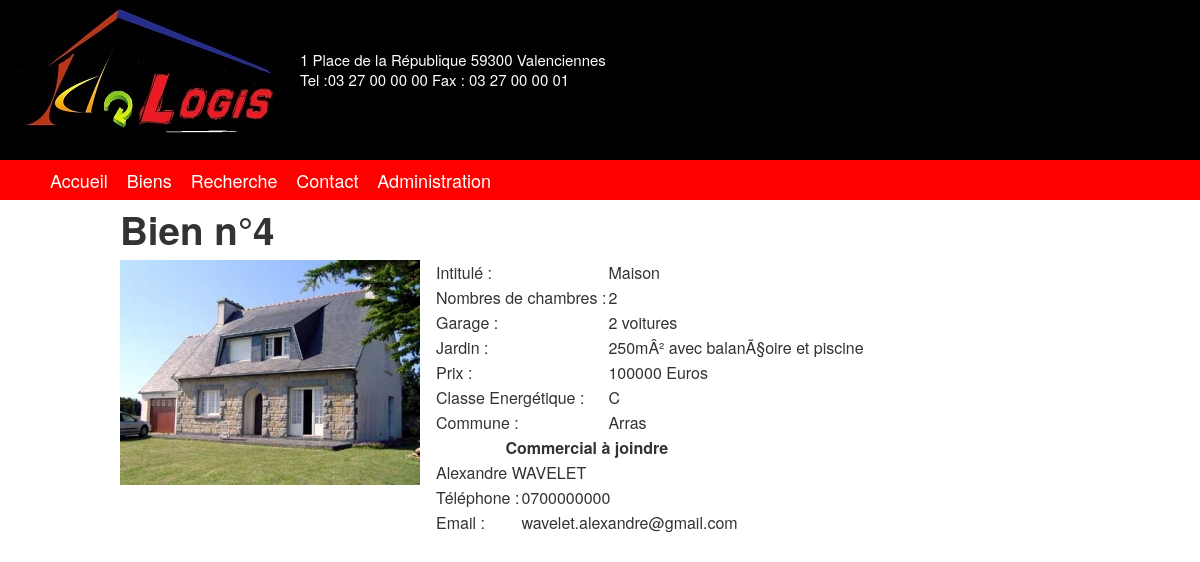
Screenshot of /cBien.php?action=detail&idBien=4 with the database file from the repository.
### tables this page shows
CREATE TABLE IF NOT EXISTS `bien` (
  `IdBien` int(11) NOT NULL AUTO_INCREMENT,
  `IntituleBien` varchar(255) NOT NULL,
  `NbChambresBien` int(11) NOT NULL,
  `GarageBien` varchar(255) NOT NULL,
  `JardinBien` varchar(255) NOT NULL,
  `PrixBien` int(11) NOT NULL,
  `EnergieBien` varchar(255) NOT NULL,
  `photoBien` varchar(100) NOT NULL DEFAULT 'defaut.jpg',
  `CommuneBien` int(11) NOT NULL,
  PRIMARY KEY (`IdBien`),
  KEY `CommuneBien` (`CommuneBien`)
);

CREATE TABLE IF NOT EXISTS `commune` (
  `IdCommune` int(11) NOT NULL AUTO_INCREMENT,
  `CodePostalCommune` varchar(5) NOT NULL,
  `NomCommune` varchar(50) NOT NULL,
  `SecteurCommune` int(11) NOT NULL,
  PRIMARY KEY (`IdCommune`),
  KEY `SecteurCommune` (`SecteurCommune`)
);

CREATE TABLE IF NOT EXISTS `commercial` (
  `IdCommercial` int(11) NOT NULL AUTO_INCREMENT,
  `NomCommercial` varchar(50) NOT NULL,
  `PrenomCommercial` varchar(50) NOT NULL,
  `TelCommercial` varchar(50) NOT NULL,
  `MailCommercial` varchar(50) NOT NULL,
  `SecteurCommercial` int(11) NOT NULL,
  PRIMARY KEY (`IdCommercial`),
  KEY `SecteurCommercial` (`SecteurCommercial`)
);

### modeles/fonctions_public.php (called while the page is built, shortened)
<?php
function getLesInfosDuBien($id){
	$req = 'SELECT * FROM Bien, Commune, Secteur, Commercial WHERE Bien.CommuneBien = Commune.IdCommune AND Commune.SecteurCommune = Secteur.idSecteur AND Secteur.idSecteur = Commercial.SecteurCommercial AND IdBien = '.$id;
	$res = mysql_query($req);
	$bien = mysql_fetch_array($res);
	return $bien;
}
?>

### vues/biens/detailBien.php (the view)
<h1>Bien n°<?php echo $bien['IdBien']; ?></h1>
	<div class="pull-left"><?php echo '<img src="style/biens/'.$bien['photoBien'].'" />'; ?></div>
		<table>
			<tr>
				<td>Intitulé : </td>
				<td><?php echo $bien['IntituleBien']; ?></td>
			</tr>
			<tr>
				<td>Nombres de chambres : </td>
				<td><?php echo $bien['NbChambresBien']; ?></td>
			</tr>
			<tr>
				<td>Garage : </td>
				<td><?php echo $bien['GarageBien']; ?></td>
			</tr>
			<tr>
				<td>Jardin : </td>
				<td><?php echo $bien['JardinBien']; ?></td>
			</tr>
			<tr>
				<td>Prix : </td>
				<td><?php echo $bien['PrixBien']; ?> Euros</td>
			</tr>
			<tr>
				<td>Classe Energétique : </td>
				<td><?php echo $bien['EnergieBien']; ?></td>
			</tr>
			<tr>
				<td>Commune : </td>
				<td><?php echo $bien['NomCommune']; ?></td>
			</tr>
</table>
<table>
	<tr>
		<th colspan="2">Commercial à joindre</th>
	</tr>
	<tr>
		<td colspan="2"><?php echo $bien['PrenomCommercial'].' '.strtoupper($bien['NomCommercial']); ?></td>
	</tr>
	<tr>
		<td>Téléphone : </td>
		<td><?php echo $bien['TelCommercial']; ?></td>
	</tr>
	<tr>
		<td>Email : </td>
		<td><?php echo $bien['MailCommercial']; ?></td>
	</tr>
</table>

### style/design.css (style rules this page uses)
html { margin: 0; padding: 0; }
body { margin: 0; padding: 0; }
.pull-left { margin-right: 15px; }

### rows the page displays
bien: IdBien "4", photoBien (picture), IntituleBien "Maison", NbChambresBien "2", GarageBien "2 voitures", JardinBien "250mÂ² avec balanÃ§oire et piscine", PrixBien "100000", EnergieBien "C", CommuneBien.NomCommune "Arras", commercial.PrenomCommercial "Alexandre", commercial.NomCommercial "WAVELET", commercial.TelCommercial "0700000000", commercial.MailCommercial "wavelet.alexandre@gmail.com"
